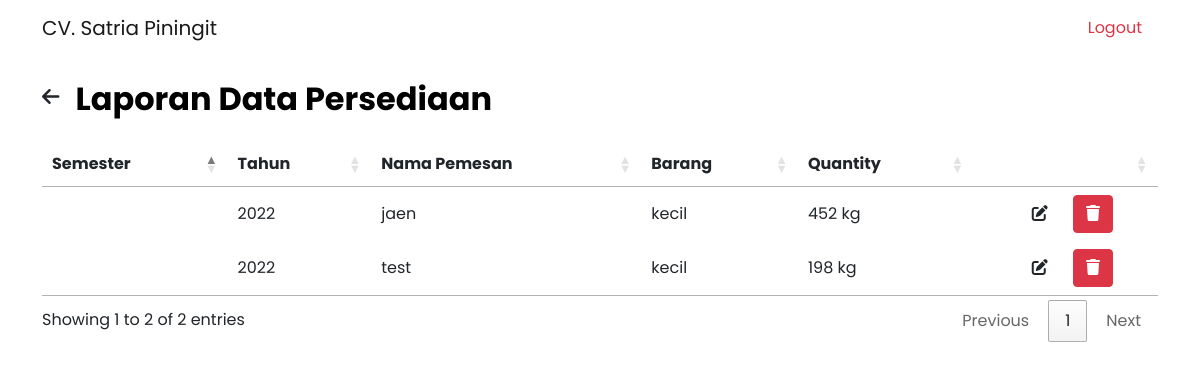
Before: /laporan-persediaan.php (signed in) with the older database file.
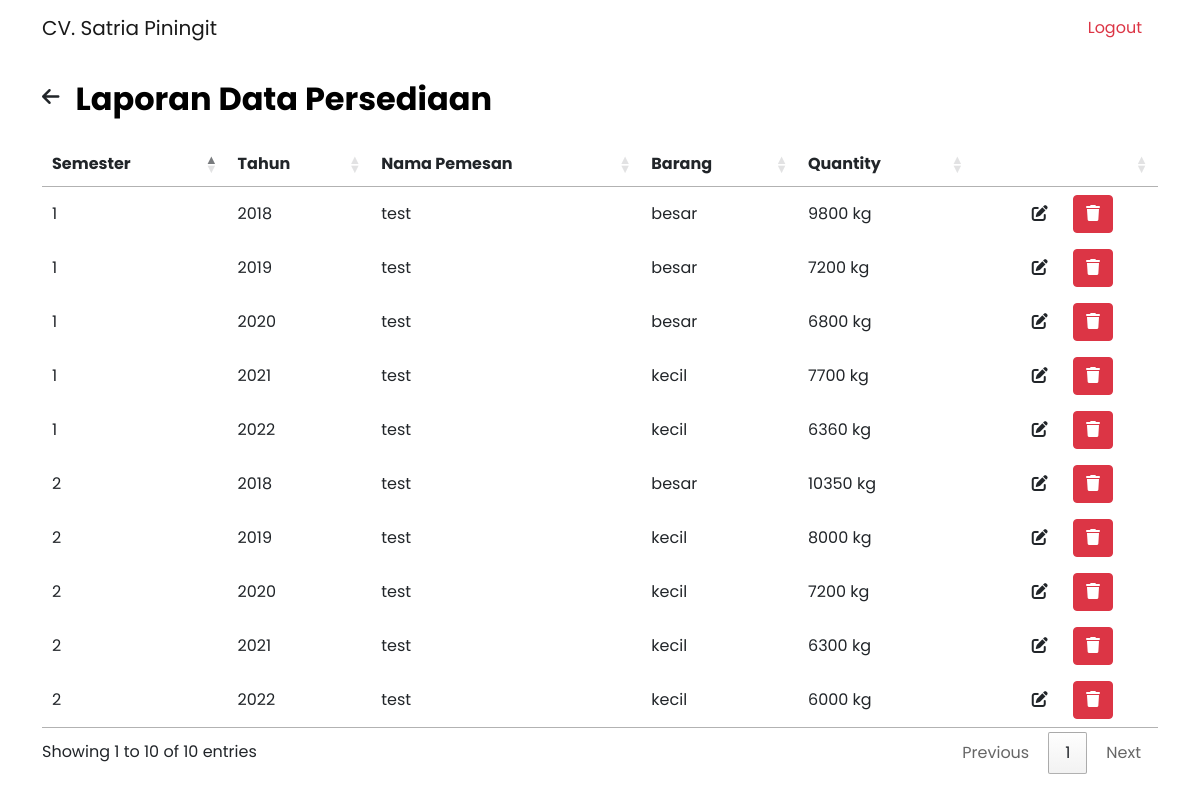
After: the same page with the newer database file.
### tables this page shows
CREATE TABLE `persediaan` (
  `id` int(11) NOT NULL,
  `semester` enum('1','2') NOT NULL,
  `tahun` int(255) NOT NULL,
  `nama_pemesan` varchar(255) NOT NULL,
  `produk` varchar(255) NOT NULL,
  `jumlah` int(255) NOT NULL
);

### laporan-persediaan.php (the view, shortened to what this page needs)
<!DOCTYPE html>
<html lang="en" dir="ltr">
  <head>
    <link rel="stylesheet" type="text/css" href="https://cdn.datatables.net/1.12.1/css/jquery.dataTables.min.css">
    <link rel="stylesheet" href="https://cdn.datatables.net/buttons/2.2.3/css/buttons.dataTables.min.css">
    <link rel="stylesheet" href="css/bootstrap.css">
    <link rel="stylesheet" href="css/style.css">
    <link href="https://cdnjs.cloudflare.com/ajax/libs/font-awesome/6.0.0/css/all.min.css" rel="stylesheet">
  </head>
  <body>
    <?php
  		require_once('connection.php');
  		$sql = "SELECT * FROM persediaan";
  		$result = mysqli_query($conn, $sql);
  	?>
    <nav class="navbar navbar-expand-lg navbar-light">
       <div class="container">
         <p class="navbar-brand mb-0">CV. Satria Piningit</p>
         <div class="collapse navbar-collapse" id="navbarNavAltMarkup">
           <div class="navbar-nav ms-auto">
             <a class="nav-link text-danger mx-2" href="logout.php">Logout</a>
           </div>
         </div>
       </div>
     </nav>
     <div class="container">
       <div class="row">
         <div class="col-12">
           <div class="d-flex">
             <a href="laporan.php" class="my-auto text-dark"><i class="fa-solid fa-arrow-left fs-20 me-3"></i></a>
             <h2 class="header-title mt-4 mb-4">Laporan Data Persediaan</h2>
           </div>
           <div class="table-data">
     				<div class="order">
     					<table id="table" class="w-100">
     						<thead>
     							<tr>
                    <th>Semester</th>
                    <th>Tahun</th>
     								<th>Nama Pemesan</th>
                    <th>Barang</th>
                    <th>Quantity</th>
                    <th class="hide"></th>
     							</tr>
     						</thead>
     						<tbody>
                  <?php while($persediaan = mysqli_fetch_assoc($result)) { ?>
                    <tr>
                      <td><?php echo $persediaan['semester']; ?></td>
                      <td><?php echo $persediaan['tahun']; ?></td>
    									<td><?php echo $persediaan['nama_pemesan']; ?></td>
    									<td><?php echo $persediaan['produk']; ?></td>
    									<td><?php echo $persediaan['jumlah']; ?> kg</td>
                      <td class="hide text-center">
    										<a class="btn btn-edit me-2" data-bs-toggle="modal" data-bs-target="#editPersediaan<?php echo $persediaan['id'];?>"><i class="fa-solid fa-edit"></i></a>
    										<a class="btn btn-danger" href="process/persediaan/delete_persediaan.php?id=<?php echo $persediaan['id']; ?>"><i class="fa-solid fa-trash"></i></a>
    									</td>
    								</tr>
                    <?php } ?>
     						</tbody>
     					</table>
     				</div>
     			</div>
         </div>
       </div>
     </div>
  </body>
</html>

Changed rows visible on the page:
removed persediaan: tahun "2022", nama_pemesan "jaen", produk "kecil", jumlah "452"
removed persediaan: tahun "2022", nama_pemesan "test", produk "kecil", jumlah "198"
added persediaan: semester "1", tahun "2018", nama_pemesan "test", produk "besar", jumlah "9800"
added persediaan: semester "2", tahun "2018", nama_pemesan "test", produk "besar", jumlah "10350"
added persediaan: semester "1", tahun "2019", nama_pemesan "test", produk "besar", jumlah "7200"
added persediaan: semester "2", tahun "2019", nama_pemesan "test", produk "kecil", jumlah "8000"
added persediaan: semester "1", tahun "2020", nama_pemesan "test", produk "besar", jumlah "6800"
added persediaan: semester "2", tahun "2020", nama_pemesan "test", produk "kecil", jumlah "7200"
added persediaan: semester "1", tahun "2021", nama_pemesan "test", produk "kecil", jumlah "7700"
added persediaan: semester "2", tahun "2021", nama_pemesan "test", produk "kecil", jumlah "6300"
added persediaan: semester "1", tahun "2022", nama_pemesan "test", produk "kecil", jumlah "6360"
added persediaan: semester "2", tahun "2022", nama_pemesan "test", produk "kecil", jumlah "6000"
Other visible differences:
text written by a page script: "Showing 1 to 2 of 2 entries Previous 1 Next" → "Showing 1 to 10 of 10 entries Previous 1 Next"
